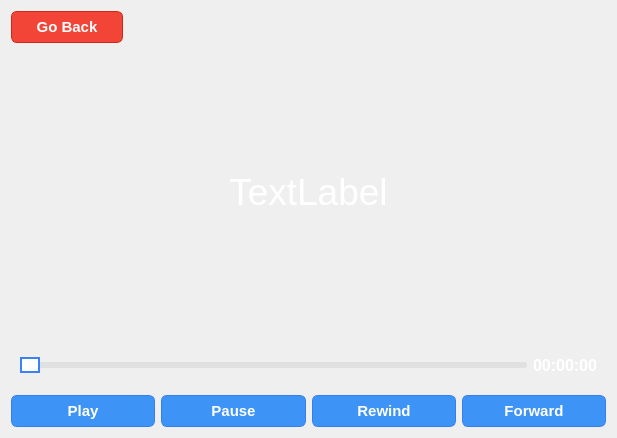
<?xml version="1.0" encoding="UTF-8"?>
<ui version="4.0">
 <class>midiplayer</class>
 <widget class="QWidget" name="midiplayer">
  <property name="geometry">
   <rect>
    <x>0</x>
    <y>0</y>
    <width>617</width>
    <height>438</height>
   </rect>
  </property>
  <property name="windowTitle">
   <string>Form</string>
  </property>
  <property name="styleSheet">
   <string notr="true">#midiplayer {
	border-image: url(:/bg/metro.jpg) 0 0 0 0 stretch stretch;
}</string>
  </property>
  <layout class="QVBoxLayout" name="verticalLayout">
   <item>
    <layout class="QHBoxLayout" name="horizontalLayout_2">
     <item>
      <widget class="QPushButton" name="back">
       <property name="sizePolicy">
        <sizepolicy hsizetype="Fixed" vsizetype="Fixed">
         <horstretch>0</horstretch>
         <verstretch>0</verstretch>
        </sizepolicy>
       </property>
       <property name="styleSheet">
        <string notr="true">QPushButton {
	box-shadow:inset 0px 1px 0px 0px #f5978e;
	background:linear-gradient(to bottom, #f24537 5%, #c62d1f 100%);
	background-color:#f24537;
	border-radius:6px;
	border:1px solid #d02718;
	display:inline-block;
	cursor:pointer;
	color:#ffffff;
	font-family:Arial;
	font-size:15px;
	font-weight:bold;
	padding:6px 24px;
	text-decoration:none;
	text-shadow:0px 1px 0px #810e05;
}
QPushButton:hover {
	background:linear-gradient(to bottom, #c62d1f 5%, #f24537 100%);
	background-color:#c62d1f;
}
QPushButton:active {
	position:relative;
	top:1px;
}</string>
       </property>
       <property name="text">
        <string>Go Back</string>
       </property>
       <property name="autoDefault">
        <bool>false</bool>
       </property>
       <property name="default">
        <bool>false</bool>
       </property>
       <property name="flat">
        <bool>false</bool>
       </property>
      </widget>
     </item>
     <item>
      <spacer name="horizontalSpacer">
       <property name="orientation">
        <enum>Qt::Horizontal</enum>
       </property>
       <property name="sizeHint" stdset="0">
        <size>
         <width>40</width>
         <height>20</height>
        </size>
       </property>
      </spacer>
     </item>
    </layout>
   </item>
   <item>
    <layout class="QHBoxLayout" name="horizontalLayout_4">
     <item>
      <widget class="QLabel" name="label">
       <property name="font">
        <font>
         <family>Segoe UI</family>
         <pointsize>28</pointsize>
        </font>
       </property>
       <property name="layoutDirection">
        <enum>Qt::LeftToRight</enum>
       </property>
       <property name="styleSheet">
        <string notr="true">QLabel {
	background: transparent;
	color: rgb(255, 255, 255);
}</string>
       </property>
       <property name="text">
        <string>TextLabel</string>
       </property>
       <property name="scaledContents">
        <bool>true</bool>
       </property>
       <property name="alignment">
        <set>Qt::AlignCenter</set>
       </property>
       <property name="wordWrap">
        <bool>true</bool>
       </property>
      </widget>
     </item>
    </layout>
   </item>
   <item>
    <widget class="QFrame" name="horizontalFrame">
     <property name="sizePolicy">
      <sizepolicy hsizetype="MinimumExpanding" vsizetype="Fixed">
       <horstretch>0</horstretch>
       <verstretch>0</verstretch>
      </sizepolicy>
     </property>
     <property name="frameShape">
      <enum>QFrame::NoFrame</enum>
     </property>
     <property name="frameShadow">
      <enum>QFrame::Plain</enum>
     </property>
     <layout class="QHBoxLayout" name="horizontalLayout">
      <property name="sizeConstraint">
       <enum>QLayout::SetDefaultConstraint</enum>
      </property>
      <item>
       <widget class="QSlider" name="horizontalSlider">
        <property name="styleSheet">
         <string notr="true">/* The base slider container */
QSlider:horizontal {
    background: transparent;
    height: 30px;
}

/* The track / background bar */
QSlider::groove:horizontal {
    border: none;
    height: 6px;
    background: #E0E0E0;
    border-radius: 3px;
}

/* The progress bar area (left of the handle) */
QSlider::sub-page:horizontal {
    background: #3B82F6;
    border-radius: 3px;
}

/* The unselected bar area (right of the handle) */
QSlider::add-page:horizontal {
    background: #E0E0E0;
    border-radius: 3px;
}

/* The sliding knob / handle */
QSlider::handle:horizontal {
    background: #FFFFFF;
    border: 2px solid #3B82F6;
    width: 16px;
    height: 16px;
    margin: -5px 0px; /* Centers a 16px handle over a 6px groove */
    border-radius: 9px; /* Half of width/height + border to make it a circle */
}

/* Handle behavior when hovered */
QSlider::handle:horizontal:hover {
    background: #3B82F6;
    border: 2px solid #2563EB;
}

/* Handle behavior when dragged */
QSlider::handle:horizontal:pressed {
    background: #1D4ED8;
    border: 2px solid #1E40AF;
}
</string>
        </property>
        <property name="orientation">
         <enum>Qt::Horizontal</enum>
        </property>
       </widget>
      </item>
      <item>
       <widget class="QLabel" name="length">
        <property name="font">
         <font>
          <family>Arial</family>
          <pointsize>12</pointsize>
          <weight>75</weight>
          <bold>true</bold>
         </font>
        </property>
        <property name="styleSheet">
         <string notr="true">QLabel {
	color: white;
}</string>
        </property>
        <property name="text">
         <string>00:00:00</string>
        </property>
        <property name="alignment">
         <set>Qt::AlignCenter</set>
        </property>
       </widget>
      </item>
     </layout>
    </widget>
   </item>
   <item>
    <layout class="QHBoxLayout" name="horizontalLayout_3">
     <item>
      <widget class="QPushButton" name="play">
       <property name="styleSheet">
        <string notr="true">QPushButton {
    box-shadow:inset 0px 1px 0px 0px #97c4fe;
	background:linear-gradient(to bottom, #3d94f6 5%, #1e62d0 100%);
	background-color:#3d94f6;
	border-radius:6px;
	border:1px solid #337fed;
	display:inline-block;
	cursor:pointer;
	color:#ffffff;
	font-family:Arial;
	font-size:15px;
	font-weight:bold;
	padding:6px 24px;
	text-decoration:none;
	text-shadow:0px 1px 0px #1570cd;
}

QPushButton:hover {
	background:linear-gradient(to bottom, #1e62d0 5%, #3d94f6 100%);
	background-color:#1e62d0;
}

QPushButton:active {
	position:relative;
	top:1px;
}</string>
       </property>
       <property name="text">
        <string>Play</string>
       </property>
       <property name="default">
        <bool>true</bool>
       </property>
      </widget>
     </item>
     <item>
      <widget class="QPushButton" name="pause">
       <property name="styleSheet">
        <string notr="true">QPushButton {
    box-shadow:inset 0px 1px 0px 0px #97c4fe;
	background:linear-gradient(to bottom, #3d94f6 5%, #1e62d0 100%);
	background-color:#3d94f6;
	border-radius:6px;
	border:1px solid #337fed;
	display:inline-block;
	cursor:pointer;
	color:#ffffff;
	font-family:Arial;
	font-size:15px;
	font-weight:bold;
	padding:6px 24px;
	text-decoration:none;
	text-shadow:0px 1px 0px #1570cd;
}

QPushButton:hover {
	background:linear-gradient(to bottom, #1e62d0 5%, #3d94f6 100%);
	background-color:#1e62d0;
}

QPushButton:active {
	position:relative;
	top:1px;
}</string>
       </property>
       <property name="text">
        <string>Pause</string>
       </property>
      </widget>
     </item>
     <item>
      <widget class="QPushButton" name="rewind">
       <property name="styleSheet">
        <string notr="true">QPushButton {
    box-shadow:inset 0px 1px 0px 0px #97c4fe;
	background:linear-gradient(to bottom, #3d94f6 5%, #1e62d0 100%);
	background-color:#3d94f6;
	border-radius:6px;
	border:1px solid #337fed;
	display:inline-block;
	cursor:pointer;
	color:#ffffff;
	font-family:Arial;
	font-size:15px;
	font-weight:bold;
	padding:6px 24px;
	text-decoration:none;
	text-shadow:0px 1px 0px #1570cd;
}

QPushButton:hover {
	background:linear-gradient(to bottom, #1e62d0 5%, #3d94f6 100%);
	background-color:#1e62d0;
}

QPushButton:active {
	position:relative;
	top:1px;
}</string>
       </property>
       <property name="text">
        <string>Rewind</string>
       </property>
       <property name="shortcut">
        <string>Left</string>
       </property>
      </widget>
     </item>
     <item>
      <widget class="QPushButton" name="forward">
       <property name="styleSheet">
        <string notr="true">QPushButton {
    box-shadow:inset 0px 1px 0px 0px #97c4fe;
	background:linear-gradient(to bottom, #3d94f6 5%, #1e62d0 100%);
	background-color:#3d94f6;
	border-radius:6px;
	border:1px solid #337fed;
	display:inline-block;
	cursor:pointer;
	color:#ffffff;
	font-family:Arial;
	font-size:15px;
	font-weight:bold;
	padding:6px 24px;
	text-decoration:none;
	text-shadow:0px 1px 0px #1570cd;
}

QPushButton:hover {
	background:linear-gradient(to bottom, #1e62d0 5%, #3d94f6 100%);
	background-color:#1e62d0;
}

QPushButton:active {
	position:relative;
	top:1px;
}</string>
       </property>
       <property name="text">
        <string>Forward</string>
       </property>
       <property name="shortcut">
        <string>Right</string>
       </property>
      </widget>
     </item>
    </layout>
   </item>
  </layout>
 </widget>
 <resources/>
 <connections>
  <connection>
   <sender>back</sender>
   <signal>clicked()</signal>
   <receiver>midiplayer</receiver>
   <slot>close()</slot>
   <hints>
    <hint type="sourcelabel">
     <x>37</x>
     <y>66</y>
    </hint>
    <hint type="destinationlabel">
     <x>-5</x>
     <y>90</y>
    </hint>
   </hints>
  </connection>
 </connections>
</ui>
